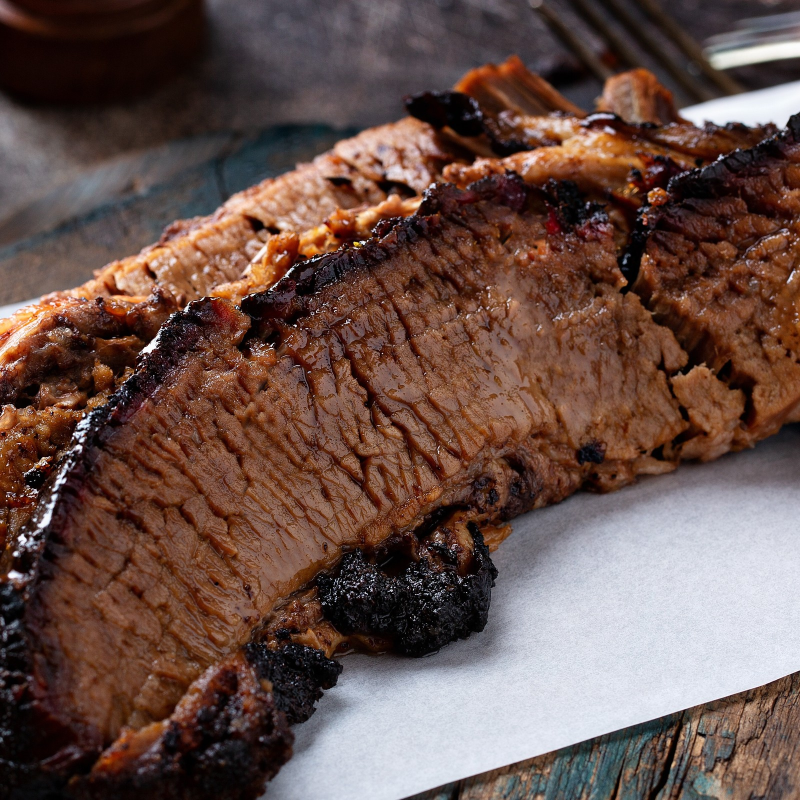
#> input picture img/fuente/prot_p01.jpg, 1600 x 1600 px (shown at 1/2 size); its folder holds only this picture in this run
$ python tratar_fotos.py
#> lines starting #> are read from the running program, lines starting #| are printed output that depends on the picture; after the words box and inside, x2 and y2 are one past the last pixel; in counts of white or black regions, pixels touching at a corner belong together
#!/usr/bin/env python3
"""SND//WCH — un mismo tratamiento para las 8 fotos de Signature.

── POR QUÉ EXISTE ──
El dueño reportó que la app "parece un agregado a la web antigua cuando es una
reconstrucción del front". La causa no era el diseño: las 8 fotos de Signature vienen de
8 sesiones fotográficas ajenas distintas — una sobre tabla oscura con luz cálida dura,
otra sobre plato gris con luz fría, otra sobre fondo blanco de estudio con una botella,
otra sobre mantel estampado. Puestas en fila sobre el mismo verde se leen como resultados
de una búsqueda de imágenes, porque es literalmente lo que son.

⚠ LO QUE LAS UNIFICA ES EL ENCUADRE, NO EL COLOR. Se probó primero solo con viraje de
color y casi no se notaba: ningún filtro arregla que una foto tenga una botella de estudio
y otra un mantel. Cerrando el encuadre la escenografía sale del cuadro y queda pan y
relleno, que es lo único que las ocho de verdad comparten. El color viene después, a
terminar de pegarlas.

── POR QUÉ LEE DE img/fuente/ ──
Para ser IDEMPOTENTE. Aplicar viñeta y grano sobre una foto que ya los tiene la degrada
(doble viñeta, doble grano), y ese defecto no da ningún error: solo va ensuciando la foto
cada vez que alguien corre el script "por si acaso". Partiendo siempre del original eso no
puede pasar, y además deja re-ajustar los parámetros sin volver a conseguir las fotos.

Uso:  python3 scripts/tratar_fotos.py
"""
import os, random, sys
from PIL import Image, ImageDraw, ImageEnhance, ImageFilter

RAIZ = os.path.dirname(os.path.dirname(os.path.abspath(__file__)))
FUENTE = os.path.join(RAIZ, "img", "fuente")
DESTINO = os.path.join(RAIZ, "img")

# El ratio NO está escrito a ojo: se midió el elemento real en el navegador — la tarjeta a
# sangre es de 350×236 CSS px. Si el diseño de esa tarjeta cambia, este número cambia con
# él o las fotos vuelven a recortarse mal.
RATIO = 350 / 236

# Acercamiento del encuadre. 1.34 es lo que hace desaparecer el plato, el mantel y la
# botella sin llegar a cortar el pan por los extremos.
#
# ⚠ PERO EL ZOOM CEDE ANTE LOS PÍXELES, y ese es el guardarraíl que evita que este script
# empeore lo que vino a arreglar. Cerrar el encuadre TIRA píxeles: una foto de 640 px de
# ancho cerrada a 1.34 queda en 477, y la tarjeta pide 1050 reales — o sea que ganaría
# unificación a cambio de MÁS estiramiento del que ya tenía. El zoom se recorta solo hasta
# donde la fuente aguante, y si no aguanta nada se queda en 1.0 (solo recorte al ratio).
# Con fotos grandes de verdad se cierra entero y no cuesta nada.
ZOOM_MAX = 1.34
ANCHO_OBJETIVO = 1050   # lo que la tarjeta ocupa en un celular a DPR 3, medido en el navegador

# ── DOS FAMILIAS DE FOTO, DOS ENCUADRES ────────────────────────────────────────────────
# Las de Signature son una tarjeta a sangre horizontal. Las de PROTEÍNA se usan en DOS
# sitios a la vez con formas distintas: la miniatura de 56×56 de la lista del armador y el
# hero de 190 px de alto de la pantalla de confirmación. Lo único que sirve para las dos es
# un CUADRADO — `object-fit:cover` recorta el sobrante en cada sitio sin deformar nada.
#
# ⚠ Y SU ZOOM ES 1.0, no 1.34. El zoom automático existe para sacar del cuadro la
# escenografía de una foto ajena; en las de proteína esa escenografía ya no está, porque el
# recorte al sujeto (fuera el mantel a cuadros, las aceitunas, el fondo turquesa) se hizo al
# guardar la fuente, y cada una necesitaba su propio encuadre. Cerrar OTRA VEZ acá se
# comería la proteína en vez del mantel.
# El FORMATO también cambia por familia. Un cuadrado de 1050 px tiene 4x los píxeles de la
# tarjeta de Signature (640×432), y en JPEG las seis juntas pesaban 1.3 MB — que es lo que
# el cliente descarga de golpe al abrir ARMA EL TUYO, porque las seis miniaturas se ven a la
# vez. En WebP las mismas seis pesan ~600 KB SIN perder un píxel. No es una apuesta: la
# pantalla de entrada ya sirve a los dos hermanos en .webp, así que el formato ya era
# requisito duro de la app antes de esto.
PERFILES = {
    "sig":  {"ratio": RATIO, "ancho": ANCHO_OBJETIVO, "zoom": ZOOM_MAX, "fmt": "JPEG", "ext": ".jpg"},
    "prot": {"ratio": 1.0,   "ancho": ANCHO_OBJETIVO, "zoom": 1.0,      "fmt": "WEBP", "ext": ".webp"},
}


def perfil(nombre):
    return PERFILES["prot"] if nombre.startswith("prot_") else PERFILES["sig"]


# ── LA FOTO VERTICAL DEL MUNDO SANDO (2026-09-30) ──────────────────────────────────────
# En el Mundo SANDO (M15) la foto de cada Signature ocupa el 60% de ALTO de la pantalla y
# todo el ancho: en un celular de 390×844 es un recuadro de 390×506, vertical. Las fotos de
# Signature son apaisadas (hechas para la tarjeta de 350×236), así que `object-fit:cover`
# mostraba solo el centro del pan — el dueño: «no se ve bien la foto de los sándwich… busca
# más fotos completas». Por eso cada Signature tiene además `sigNN_v.webp`:
#
#   · si en fuente/ hay `sigNN_v.jpg`, es un encuadre hecho a mano para el vertical;
#   · si no, se usa la misma `sigNN.jpg` de la tarjeta.
#
# Y se compone de una de dos formas:
#   · A SANGRE (las de VERTICAL_A_SANGRE): la foto ya es vertical y el sándwich entero cabe;
#     se recorta al ratio y listo.
#   · ENTERA SOBRE SU PROPIO FONDO (el resto): la foto se pone ENTERA en la zona de arriba
#     (sin cortarle las puntas al pan) y lo que sobra del recuadro se llena con la misma foto
#     ampliada, desenfocada y oscurecida. Lo de abajo igual lo tapa el degradado de la M15.
RATIO_VERTICAL = 0.78          # 390 / 506, el recuadro medido en el celular
VERTICAL_A_SANGRE = {"sig09_v", "sig02_v"}
ZONA_VERTICAL = (0.06, 0.80)   # dónde va la foto entera, en fracción del alto del recuadro


# [29 lines left out: functions componer_vertical, tratar_vertical, not called in this run]


# El centro de interés está un pelo ARRIBA del centro geométrico: en las 8 fotos el
# sándwich se apoya en algo, así que el tercio inferior es superficie y no producto.
SESGO_VERTICAL = 0.92

SATURACION = 0.68     # ocho paletas distintas chocan sobre todo por el color
CONTRASTE = 1.18
VIRAJE = 0.34         # mezcla hacia la paleta: sombras al verde del fondo, luces al dorado
SOMBRA_MARCA = (0x1E, 0x2B, 0x22)
LUZ_MARCA = (0xE9, 0xC9, 0x8A)
VINETA = 0.40         # cuánto se oscurecen los bordes
GRANO = 0.055         # textura compartida — poca, pero es la que termina de unificarlas
CALIDAD = 88
CALIDAD_WEBP = 80     # WebP a 80 se ve como JPEG 88 y pesa la mitad


def zoom_util(w, ancho=ANCHO_OBJETIVO, zmax=ZOOM_MAX):
    """Cuánto se puede cerrar sin bajar del ancho que la pantalla pide."""
    return max(1.0, min(zmax, w / ancho))


def encuadrar(im, ratio=RATIO, ancho=ANCHO_OBJETIVO, zmax=ZOOM_MAX):
    w, h = im.size
    z = zoom_util(w, ancho, zmax)
    cw, ch = w / z, w / z / ratio
    if ch > h:
        ch = h / z
        cw = ch * ratio
    x = (w - cw) / 2
    y = (h - ch) / 2 * SESGO_VERTICAL
    return im.crop((int(x), int(y), int(x + cw), int(y + ch)))


def virar(im):
    """Mezcla la foto hacia la paleta usando una LUT por canal.

    Con un bucle en Python esto tarda segundos por foto y minutos cuando lleguen las
    versiones grandes (las de hoy son de 640 px y se estiran 64% en pantalla, así que van a
    reemplazarse). La LUT hace el mismo cálculo dentro de Pillow, en C.
    """
    luz = im.convert("L")
    lut = []
    for canal, (s, l) in enumerate(zip(SOMBRA_MARCA, LUZ_MARCA)):
        lut += [int(s + (l - s) * (i / 255)) for i in range(256)]
    teñida = luz.convert("RGB")
    teñida = Image.merge("RGB", [
        luz.point(lut[c * 256:(c + 1) * 256]) for c in range(3)
    ])
    return Image.blend(im, teñida, VIRAJE)


def vinetear(im):
    w, h = im.size
    mascara = Image.new("L", (w, h), 0)
    ImageDraw.Draw(mascara).ellipse(
        [-w * 0.14, -h * 0.20, w * 1.14, h * 1.20], fill=255)
    mascara = mascara.filter(ImageFilter.GaussianBlur(min(w, h) * 0.20))
    return Image.composite(im, ImageEnhance.Brightness(im).enhance(VINETA), mascara)


def granular(im):
    w, h = im.size
    # Semilla fija: el grano tiene que ser el MISMO patrón en las ocho, o cada foto trae su
    # propia textura y volvemos al problema que este script resuelve. Y hace que correr el
    # script dos veces produzca bytes idénticos, que es lo que permite ver en un diff si
    # una foto cambió de verdad.
    random.seed(7)
    ruido = Image.frombytes("L", (w, h), bytes(
        random.randint(115, 140) for _ in range(w * h)))
    return Image.blend(im, ruido.convert("RGB"), GRANO)


def ajustar(im, ancho):
    """Baja al ancho que la pantalla pide. NUNCA sube.

    Las 8 fotos de Signature vienen a 640 px — por debajo del objetivo — así que acá no les
    pasa nada; subirlas solo inventaría píxeles y engordaría el archivo. Las de proteína sí
    vienen grandes, y sin este paso el archivo servido saldría de 1600 px y ~600 KB por una
    tarjeta que ocupa 1050. Va ANTES del grano a propósito: el grano se mezcla por píxel, y
    aplicarlo antes de reducir lo dejaría más fino en unas fotos que en otras — justo la
    textura distinta que este script existe para eliminar.
    """
    if im.width <= ancho:
        return im
    return im.resize((ancho, round(im.height * ancho / im.width)), Image.LANCZOS)


def tratar(im, ratio=RATIO, ancho=ANCHO_OBJETIVO, zmax=ZOOM_MAX):
    im = ajustar(encuadrar(im.convert("RGB"), ratio, ancho, zmax), ancho)
    im = ImageEnhance.Color(im).enhance(SATURACION)
    im = ImageEnhance.Contrast(im).enhance(CONTRASTE)
    return granular(vinetear(virar(im)))


def main():
    if not os.path.isdir(FUENTE):
        print(f"✗ No existe {FUENTE}. Los originales sin tratar van ahí.", file=sys.stderr)
        return 1
    archivos = sorted(f for f in os.listdir(FUENTE) if f.lower().endswith((".jpg", ".jpeg")))
    if not archivos:
        print(f"✗ {FUENTE} está vacío.", file=sys.stderr)
        return 1
    for nombre in archivos:
        if nombre[:-4].endswith("_v"):
            continue  # es la fuente de una vertical: se trata abajo, no como tarjeta
        origen = Image.open(os.path.join(FUENTE, nombre))
#> origen is the input picture: PIL image 1600x1600 RGB; mean R, G, B 104.6, 80.3, 73.3
        pf = perfil(nombre)
        salida = tratar(origen, pf["ratio"], pf["ancho"], pf["zoom"])
#> in tratar, `im = ImageEnhance.Contrast(im).enhance(CONTRASTE)`:
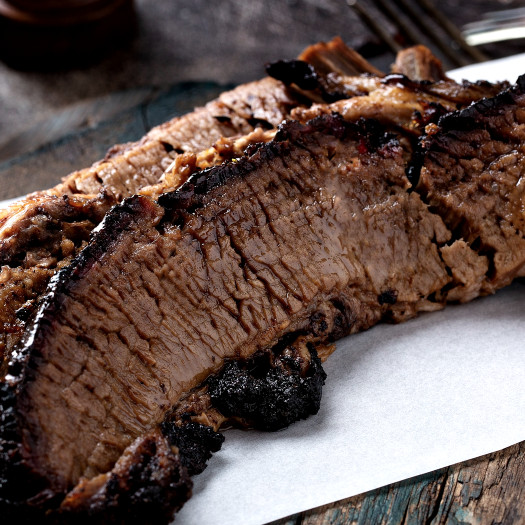
#> im: PIL image 1050x1050 RGB (shown at 1/2 size); mean R, G, B 100.6, 81.8, 76.2
#> in virar, `luz = im.convert("L")`:
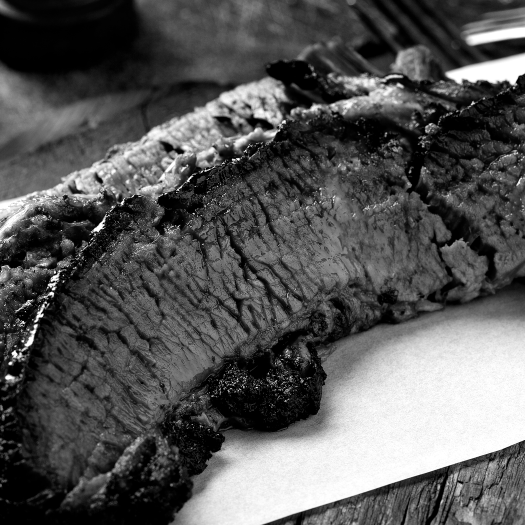
#> luz: PIL image 1050x1050 L (shown at 1/2 size); min 0, max 255, mean 86.8
#> in virar, `teñida = Image.merge("RGB", [ luz.point(lut[c * 256:(c + 1) * 256]) fo..`:
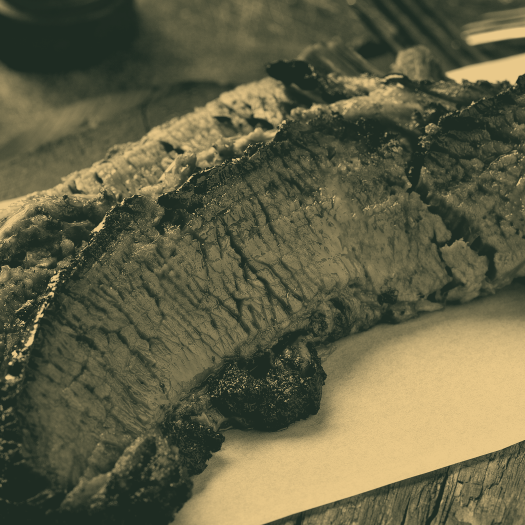
#> teñida: PIL image 1050x1050 RGB (shown at 1/2 size); mean R, G, B 98.6, 96.3, 68.9
#> in virar, `return Image.blend(im, teñida, VIRAJE)`:
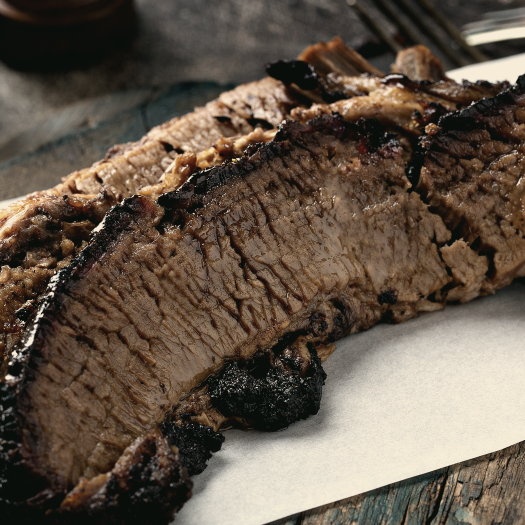
#> returned value: PIL image 1050x1050 RGB (shown at 1/2 size); mean R, G, B 99.4, 86.2, 73.2
#> in vinetear, `w, h = im.size`: w = 1050
#> in vinetear, `ImageDraw.Draw(mascara).ellipse( [-w * 0.14, -h * 0.20, w * 1.14, h * ..`:
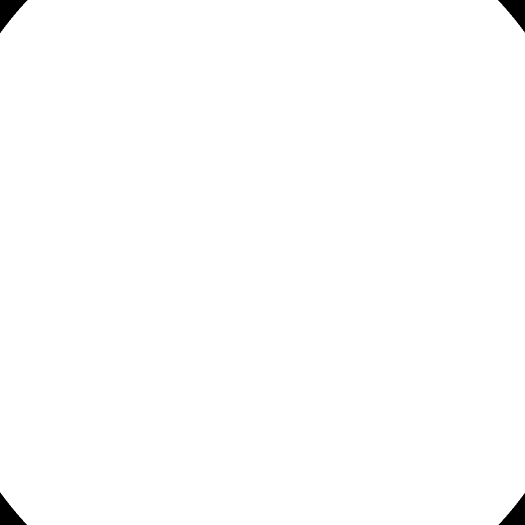
#> mascara: PIL image 1050x1050 L (shown at 1/2 size); 99.4% white; 4 black regions, box (x1, y1, x2, y2) and area: (0, 0, 55, 66) 1764, (0, 985, 54, 1050) 1709, (996, 0, 1050, 65) 1698, (997, 986, 1050, 1050) 1644
#> in vinetear, `mascara = mascara.filter(ImageFilter.GaussianBlur(min(w, h) * 0.20))`:
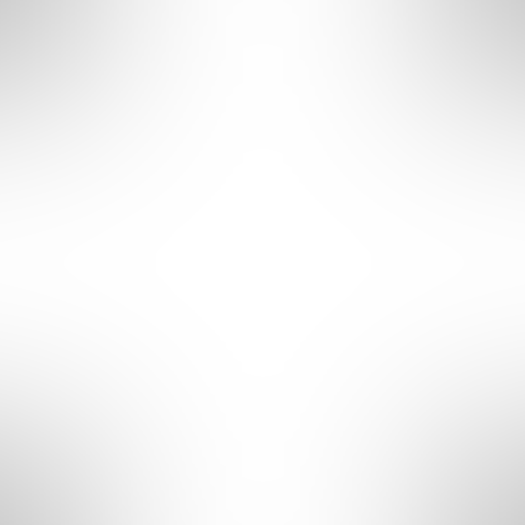
#> mascara: PIL image 1050x1050 L (shown at 1/2 size); min 207, max 255, mean 246.3
#> in granular, `ruido = Image.frombytes("L", (w, h), bytes( random.randint(115, 140) f..`:
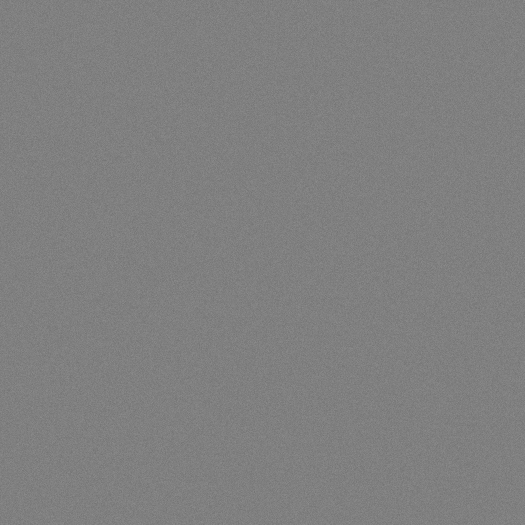
#> ruido: PIL image 1050x1050 L (shown at 1/2 size); min 115, max 140, mean 127.5
        destino = os.path.splitext(nombre)[0] + pf["ext"]
        if pf["fmt"] == "WEBP":
            salida.save(os.path.join(DESTINO, destino), "WEBP", quality=CALIDAD_WEBP, method=6)
        else:
            salida.save(os.path.join(DESTINO, destino), "JPEG", quality=CALIDAD, optimize=True)
        # Se avisa cuando la foto no da los píxeles que la pantalla pide: la tarjeta ocupa
        # 1050 px reales en un celular a DPR 3, así que menos que eso se ve blando por más
        # tratamiento que se le aplique.
        z = zoom_util(origen.size[0], pf["ancho"], pf["zoom"])
        if salida.width < pf["ancho"]:
            aviso = f"  ⚠ le faltan píxeles: se estirará {pf['ancho'] / salida.width:.2f}x"
            if z < pf["zoom"]:
                aviso += f" — y el encuadre solo pudo cerrar a {z:.2f} de {pf['zoom']}"
        else:
            aviso = ""
        peso = os.path.getsize(os.path.join(DESTINO, destino)) // 1024
        print(f"  · {nombre} → {destino}: {origen.size[0]}×{origen.size[1]} → "
              f"{salida.size[0]}×{salida.size[1]}, {peso} KB{aviso}")
#|   · prot_p01.jpg → prot_p01.webp: 1600×1600 → 1050×1050, 150 KB
    # Las verticales del Mundo SANDO: una por Signature (ver componer_vertical).
    # Solo las de la carta vigente: las de Signatures retirados no se sirven en ningún lado.
    import re
#> (the run stopped early here; a loop or call above may not have finished)

$ run again, on img/fuente/prot_p06.jpg
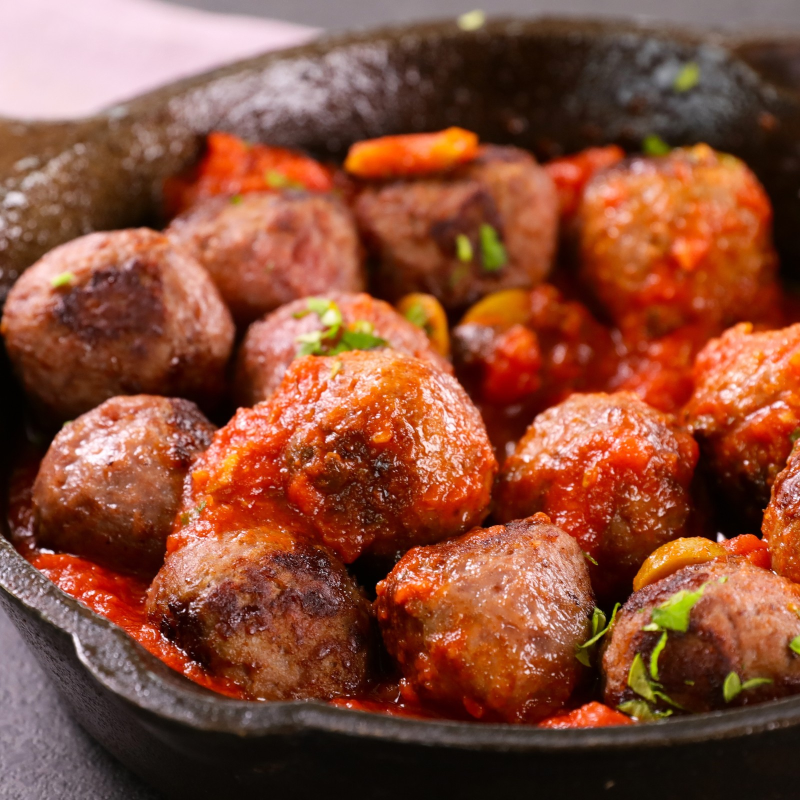
#> input picture img/fuente/prot_p06.jpg, 1600 x 1600 px (shown at 1/2 size)
#> in main, origen is the input picture: PIL image 1600x1600 RGB; mean R, G, B 136.2, 77.3, 55.9
#> in virar, `teñida = Image.merge("RGB", [ luz.point(lut[c * 256:(c + 1) * 256]) fo..`:
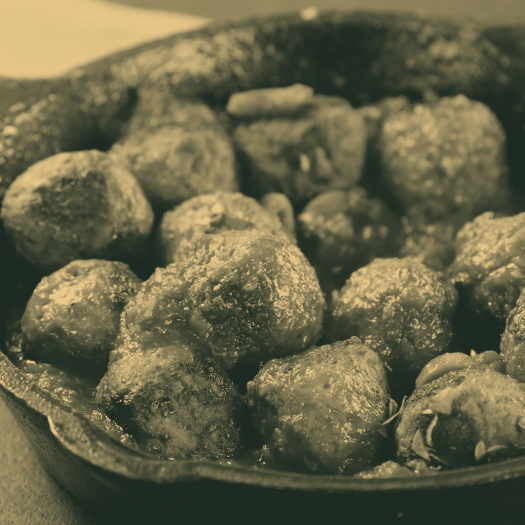
#> teñida: PIL image 1050x1050 RGB (shown at 1/2 size); mean R, G, B 102.9, 99.7, 71.1
#> in vinetear, `w, h = im.size`: w = 1050
#> in vinetear, `return Image.composite(im, ImageEnhance.Brightness(im).enhance(VINETA)..`:
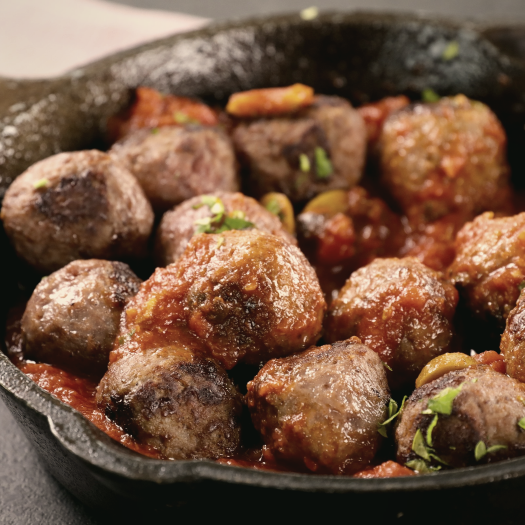
#> returned value: PIL image 1050x1050 RGB (shown at 1/2 size); mean R, G, B 115.6, 84.5, 64.2
#|   · prot_p06.jpg → prot_p06.webp: 1600×1600 → 1050×1050, 100 KB
